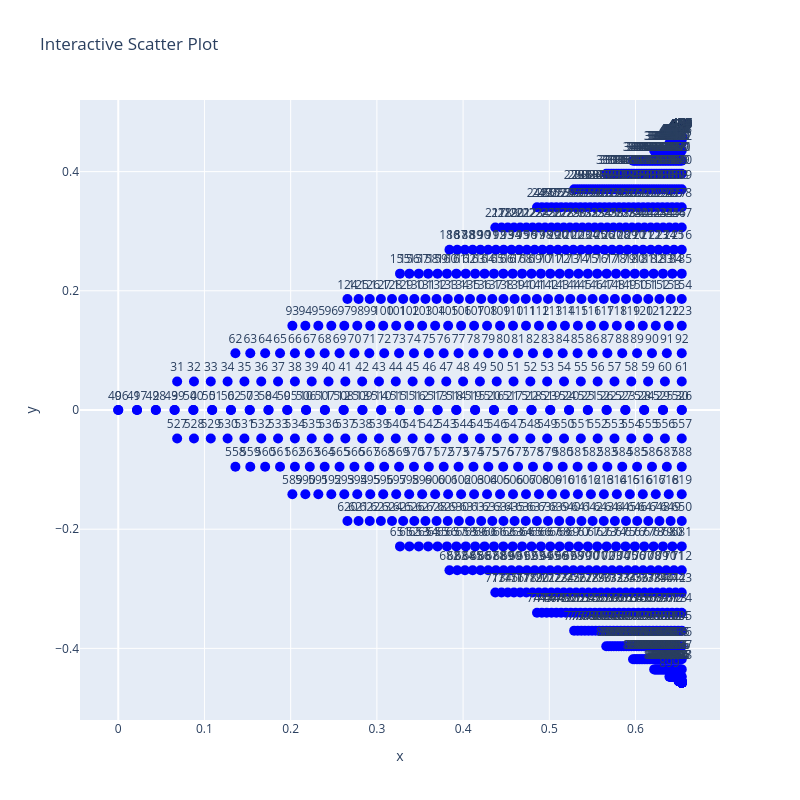

The notebook cell saved with this chart:
### Code cell
# filter out the difference_storage_array y-index for error larger than 1 and plot on xy plane
vlm_location_x = test_set[test_index].vlm_vd.X
vlm_location_y = test_set[test_index].vlm_vd.Y
print(f"tip index {vlm_location_x[217]} {vlm_location_y[217]}")
# Create a scatter plot
fig = go.Figure()

# Add scatter points
fig.add_trace(go.Scatter(
    x=vlm_location_x,
    y=vlm_location_y,
    mode='markers+text',
    text=array_index,
    textposition='top center',
    marker=dict(size=10, color='blue')
))

# Update layout for axis labels and figure size
fig.update_layout(
    width=800,  # Adjust as needed
    height=800,
    xaxis_title="x",
    yaxis_title="y",
    title="Interactive Scatter Plot",
)

# Show the plot
fig.show()

error_threshold = 1
for ilayer in range(0,12):
    error_index = np.where(difference_storage_array[:,ilayer] > error_threshold)
    error_index = np.array(error_index)
    print(error_index)
    # convert to 1D python array
    error_index = error_index.squeeze()
    vd_location_x = test_set[test_index].vlm_vd.X[error_index]
    vd_location_y = test_set[test_index].vlm_vd.Y[error_index]

    plt.figure(figsize=(8, 6))
    plt.scatter(vd_location_x, vd_location_y, c='r', s=10)
    plt.xlabel('x')
    plt.ylabel('y')
    ihop = int(np.floor(ilayer/4))
    icluster = ilayer % 4
    plt.title(f"Vertices with prediction error > {error_threshold} at Latent Layer HOP:{ihop} Cluster:{icluster}")
    plt.ylim(-0.01, 0.51)
    plt.show()

### Figure 1 — Plotly figure (JSON) as saved in the notebook; plotly's stock layout.template omitted (floating-point values rounded to 4 significant figures; data arrays with more than 128 entries replaced by an {"elided": "..."} marker saying what was removed)
{"data": [{"marker": {"color": "blue", "size": 10}, "mode": "markers+text", "text": {"elided": "900 int values"}, "textposition": "top center", "type": "scatter", "x": {"elided": "992 float values"}, "y": {"elided": "992 float values"}}], "layout": {"height": 800, "title": {"text": "Interactive Scatter Plot"}, "width": 800, "xaxis": {"title": {"text": "x"}}, "yaxis": {"title": {"text": "y"}}}}
